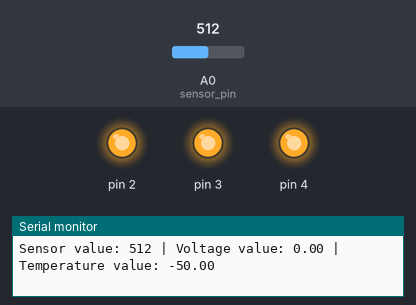
This program was run on a simulated Arduino Uno, built with avr-gcc and run on an emulated ATmega328P. Shown: output pins drawn as LEDs (lit = HIGH), the last lines printed to the serial monitor. Inputs (shaded band) come from the test bench; at power-on: A0 (sensor_pin) = 512.

Above: at 1.2 s.
1.3 s: A0 (sensor_pin) set to 185
4.3 s: A0 (sensor_pin) set to 171
At 5.5 s:
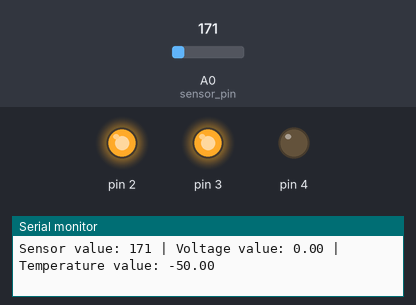
5.8 s: A0 (sensor_pin) set to 0
At 6.2 s:
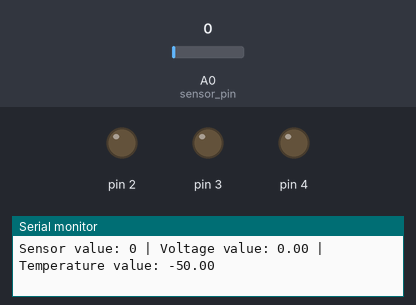
Timing chart, 0 to 8.8 s (numbered marks = the images above; inputs shaded):
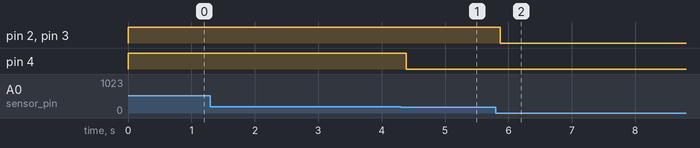

Measured:
- the behaviour switches between 172 and 171 on A0 (sensor_pin) (found by bisection; images 0 and 1)
- after the input at 4.3 s, pin 4: HIGH → LOW after 0.09 s
- after the input at 5.8 s, pin 2, pin 3: HIGH → LOW after 0.07 s

The program:

main.cpp
```cpp
#include <Arduino.h>

const int sensor_pin = A0;
const float baseline_sensor = 162.0;

void show_led(float input);

void setup() {
  Serial.begin(9600);
  for (int i = 2; i < 5; i++) {
    pinMode(i, OUTPUT);
    digitalWrite(i, LOW);
  }
}

void loop() {
  int sensor_val = analogRead(sensor_pin);

  Serial.print("Sensor value: ");
  Serial.print(sensor_val);

  float voltage = (sensor_val / 1024) * 5;
  Serial.print(" | Voltage value: ");
  Serial.print(voltage);

  float temperature = (voltage - .5) * 100;
  Serial.print(" | Temperature value: ");
  Serial.print(temperature);

  Serial.print("\n");

  show_led(sensor_val);
  delay(1);
}

void show_led(float input) {
  if (input < baseline_sensor + 2) {
    digitalWrite(2, LOW);
    digitalWrite(3, LOW);
    digitalWrite(4, LOW);
  } else if (input < baseline_sensor + 6 && input >= baseline_sensor + 2) {
    digitalWrite(2, HIGH);
    digitalWrite(3, LOW);
    digitalWrite(4, LOW);
  } else if (input < baseline_sensor + 10 && input >= baseline_sensor + 6) {
    digitalWrite(2, HIGH);
    digitalWrite(3, HIGH);
    digitalWrite(4, LOW);
  } else if (input >= baseline_sensor + 10) {
    digitalWrite(2, HIGH);
    digitalWrite(3, HIGH);
    digitalWrite(4, HIGH);
  }
}
```
